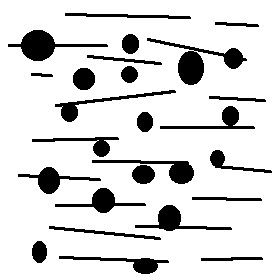
#> input picture binbolin.jpg, 280 x 280 px
$ python ejercitario.py
#> lines starting #> are read from the running program, lines starting #| are printed output that depends on the picture; after the words box and inside, x2 and y2 are one past the last pixel; in counts of white or black regions, pixels touching at a corner belong together
#> further down, image is the input picture: shape (280, 280); min 0, max 255, mean 218.7
### utils.py
import cv2
import numpy as np

def reconstruction(mask, marker, debug=False):
    while True:
        if debug:
            cv2.imshow("Reconstruction", marker)
            cv2.waitKey(0)
        dilated_mark = cv2.dilate(marker, np.ones((3, 3), np.uint8))
        new_mark = cv2.bitwise_and(dilated_mark, mask)
        if np.array_equal(new_mark, marker):
            break
        marker = new_mark
    return marker

### ejercitario.py
import cv2
import numpy as np
from utils import reconstruction

def ej1(img):
    kernel = [[1,1,1],[1,1,1],[1,1,1]]
    kernel = np.array(kernel, dtype=np.uint8)
    n_iter = 3
    neg = cv2.bitwise_not(img)
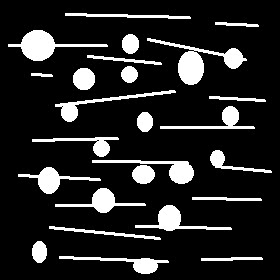
#> neg: shape (280, 280); min 0, max 255, mean 36.3

    # Sacamos los circulos
    apertura = cv2.erode(cv2.dilate(img, kernel, iterations=n_iter), kernel, iterations=n_iter)
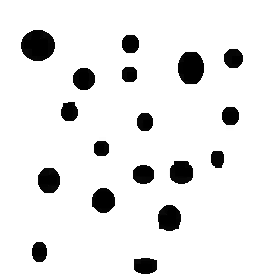
#> apertura: shape (280, 280); min 0, max 255, mean 233.8

    # Agrandamos los circulos un poco para no dejar esquinas
    ero_apertura = cv2.erode(apertura, kernel, iterations=2)
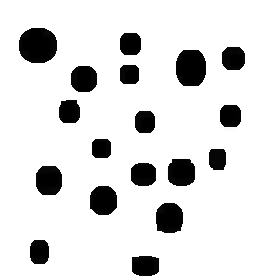
#> ero_apertura: shape (280, 280); min 0, max 255, mean 223.3

    # Sacamos las lineas con los circulos borrados
    lines_with_holes = cv2.bitwise_and(neg, ero_apertura)
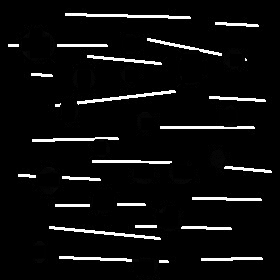
#> lines_with_holes: shape (280, 280); min 0, max 255, mean 14

    kernel = [[0,0,0],[1,1,1],[0,0,0]]
    kernel = np.array(kernel, dtype=np.uint8)

    # Ahora vamos a agrandar las lineas, pero solo dejamos agrandar sobre los circulos o lineas
    lines = lines_with_holes
    for i in range(20):
        lines = cv2.dilate(lines, kernel, iterations=1)
        lines = cv2.bitwise_and(neg, lines)

    # [7 lines of commented-out code are left out]

    return cv2.bitwise_not(lines)
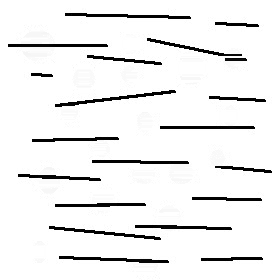
#> returned value: shape (280, 280); min 0, max 255, mean 238.5

def ej2(img):
    img = cv2.bitwise_not(img)
    # Creamos un kernel circular, porque va afectar menos a circuos en erosion
    kernel_circ = cv2.getStructuringElement(cv2.MORPH_ELLIPSE, (5,5))

    # Erosionamos 8 veces, como ya mencionado la forma del kernel afecta más a rectangulos que a circulos
    erode = cv2.erode(img, kernel_circ, iterations=8)

    # Descomentar para debug
    # cv2.imshow('erode', erode)
    # cv2.waitKey(0)

    reconstruction_img = reconstruction(img, erode)
    return cv2.bitwise_not(reconstruction_img)

# main
image = cv2.imread('binbolin.jpg', cv2.IMREAD_GRAYSCALE)

r1 = ej1(image)
cv2.imshow('image', image)
cv2.imshow('r1', r1)
cv2.waitKey(0)
cv2.destroyAllWindows()

image = cv2.imread('binquad4.bmp', cv2.IMREAD_GRAYSCALE)
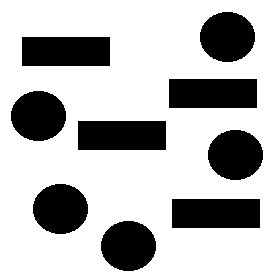
#> input picture binquad4.bmp, 280 x 280 px
#> image: shape (280, 280); 73.2% white; 9 black regions, largest, box (x1, y1, x2, y2) and area: (22, 37, 110, 66) 2552, (169, 79, 257, 108) 2552, (78, 121, 166, 150) 2552
r2 = ej2(image)
#> in ej2, `erode = cv2.erode(img, kernel_circ, iterations=8)`: erode: shape (280, 280); 1.7% white; 5 white regions, box (x1, y1, x2, y2) and area: (218, 28, 237, 46) 274, (29, 107, 48, 125) 274, (226, 146, 245, 164) 274, (51, 200, 70, 218) 274, (119, 237, 138, 255) 274
#> in reconstruction, `dilated_mark = cv2.dilate(marker, np.ones((3, 3), np.uint8))`:
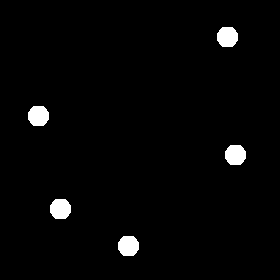
#> dilated_mark: shape (280, 280); 2.2% white; 5 white regions, box (x1, y1, x2, y2) and area: (217, 27, 238, 47) 352, (28, 106, 49, 126) 352, (225, 145, 246, 165) 352, (50, 199, 71, 219) 352, (118, 236, 139, 256) 352

cv2.imshow('image', image)
cv2.imshow('r2', r2)
cv2.waitKey(0)
cv2.destroyAllWindows()
